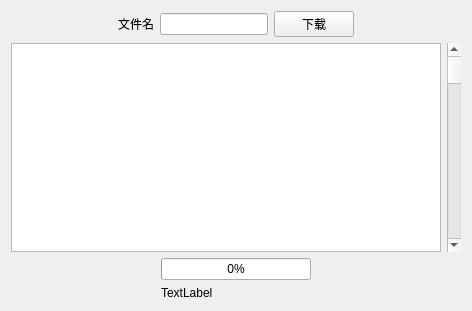
<?xml version="1.0" encoding="UTF-8"?>
<ui version="4.0">
 <class>DownloadFile</class>
 <widget class="QWidget" name="DownloadFile">
  <property name="geometry">
   <rect>
    <x>0</x>
    <y>0</y>
    <width>472</width>
    <height>311</height>
   </rect>
  </property>
  <property name="windowTitle">
   <string>Form</string>
  </property>
  <layout class="QVBoxLayout" name="verticalLayout">
   <item>
    <layout class="QHBoxLayout" name="horizontalLayout">
     <item>
      <spacer name="horizontalSpacer">
       <property name="orientation">
        <enum>Qt::Horizontal</enum>
       </property>
       <property name="sizeHint" stdset="0">
        <size>
         <width>40</width>
         <height>20</height>
        </size>
       </property>
      </spacer>
     </item>
     <item>
      <widget class="QLabel" name="label">
       <property name="text">
        <string>文件名</string>
       </property>
      </widget>
     </item>
     <item>
      <widget class="QLineEdit" name="downloadFileName"/>
     </item>
     <item>
      <widget class="QPushButton" name="downloadButton">
       <property name="text">
        <string>下载</string>
       </property>
      </widget>
     </item>
     <item>
      <spacer name="horizontalSpacer_2">
       <property name="orientation">
        <enum>Qt::Horizontal</enum>
       </property>
       <property name="sizeHint" stdset="0">
        <size>
         <width>40</width>
         <height>20</height>
        </size>
       </property>
      </spacer>
     </item>
    </layout>
   </item>
   <item>
    <layout class="QHBoxLayout" name="horizontalLayout_3">
     <item>
      <widget class="QTableView" name="downloadTable"/>
     </item>
     <item>
      <widget class="QScrollBar" name="verticalScrollBar">
       <property name="orientation">
        <enum>Qt::Vertical</enum>
       </property>
      </widget>
     </item>
    </layout>
   </item>
   <item>
    <layout class="QHBoxLayout" name="horizontalLayout_2">
     <item>
      <spacer name="horizontalSpacer_3">
       <property name="orientation">
        <enum>Qt::Horizontal</enum>
       </property>
       <property name="sizeHint" stdset="0">
        <size>
         <width>40</width>
         <height>20</height>
        </size>
       </property>
      </spacer>
     </item>
     <item>
      <layout class="QVBoxLayout" name="verticalLayout_2">
       <item>
        <widget class="QProgressBar" name="progressBar">
         <property name="value">
          <number>0</number>
         </property>
        </widget>
       </item>
       <item>
        <widget class="QLabel" name="downloadSpeedLabel">
         <property name="text">
          <string>TextLabel</string>
         </property>
        </widget>
       </item>
      </layout>
     </item>
     <item>
      <spacer name="horizontalSpacer_4">
       <property name="orientation">
        <enum>Qt::Horizontal</enum>
       </property>
       <property name="sizeHint" stdset="0">
        <size>
         <width>40</width>
         <height>20</height>
        </size>
       </property>
      </spacer>
     </item>
    </layout>
   </item>
  </layout>
 </widget>
 <resources/>
 <connections>
  <connection>
   <sender>downloadButton</sender>
   <signal>clicked()</signal>
   <receiver>DownloadFile</receiver>
   <slot>ClickDownloadButton()</slot>
   <hints>
    <hint type="sourcelabel">
     <x>272</x>
     <y>120</y>
    </hint>
    <hint type="destinationlabel">
     <x>302</x>
     <y>174</y>
    </hint>
   </hints>
  </connection>
 </connections>
 <slots>
  <slot>ClickDownloadButton()</slot>
 </slots>
</ui>
